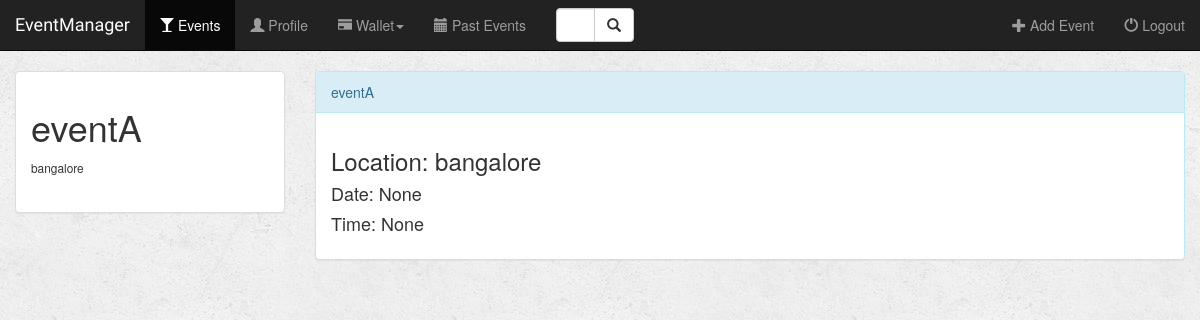
Screenshot of /event/1/ (signed in) with the database file from the repository.
### event/models.py (models this page shows, shortened)
class Event(models.Model):
    name = models.CharField(max_length=50, null=False)
    location = models.TextField(max_length=500, null=False)
    date = models.DateField(null=True)
    time = models.TimeField(null=True)
    manager = models.ForeignKey(User, on_delete=models.CASCADE)
    def __str__(self):
        return self.name + ', ' + self.manager.username

### event/views.py (the view)
# urls.py: url(r'^(?P<pk>[0-9]+)/$', views.detail, name='detail'),
def detail(request, pk):
    if not request.user.is_authenticated:
        return render(request, 'event/login.html')
    else:
        user = request.user
        event = get_object_or_404(Event, pk=pk)
        return render(request, 'event/detail.html', {'event': event, 'user': user})

### event/templates/event/detail.html (shortened to what this page needs)
{% extends 'event/base.html' %}
{% block events_active %}active{% endblock %}
{% block body %}
<div class="container-fluid events-container">
    <div class="row">
        <div class="col-sm-4 col-md-3">
            <div class="panel panel-default">
                <div class="panel-body">
                    <h1>{{ event.name }}</h1> <small>{{ event.location }}</small>
                </div>
            </div>
        </div>
        <div class="col-sm-8 col-md-9">
            <div class="panel panel-info">
                <div class="panel-heading">
                    {{ event.name }}
                </div>
                <div class="panel-body">
                    <h3>Location: {{ event.location }}</h3>
                    <h4>Date: {{ event.date }}</h4>
                    <h4>Time: {{ event.time }}</h4>
                </div>
            </div>
        </div>
    </div>
</div>
{% endblock %}

### event/static/event/css/style.css (style rules this page uses)
body { background: white url("./../images/background.png"); }

### rows the page displays
Event: name "eventA", location "bangalore", date "None", time "None"
